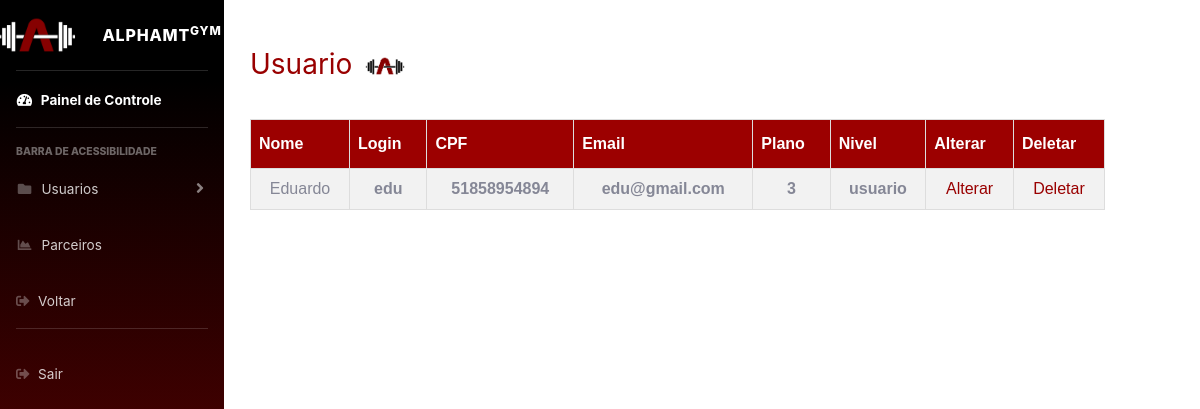
/pesquisar_usuario2.php?pesquisa=edu (signed in), run on the app's committed database.
### tables this page shows
CREATE TABLE IF NOT EXISTS `tbusuario` (
  `nome` varchar(50) NOT NULL,
  `login` varchar(30) NOT NULL,
  `cpf` char(12) NOT NULL,
  `email` varchar(50) NOT NULL,
  `numero` char(25) NOT NULL,
  `senha` varchar(30) NOT NULL,
  `palavra_chave` varchar(30) NOT NULL,
  `plano` int NOT NULL,
  `nivel` varchar(30) NOT NULL,
  UNIQUE KEY `cpf` (`cpf`)
);

### conexao.php (called while the page is built, shortened)
<?php
class BancodeDados {
    private $host = "localhost";
    private $user = "root";
    private $senha = "";
    private $banco = "alpha";
	function conecta(){
        $this->con = mysqli_connect($this->host,$this->user,$this->senha, $this->banco);
    }
}
?>

### pesquisar_usuario2.php (the view, shortened to what this page needs)
<!DOCTYPE html>
<html>
<head>
    <link href="../css/sb-admin-2.css" rel="stylesheet">
    <link href="../css/style19.css" rel="stylesheet">
    <link rel="stylesheet" href="https://use.fontawesome.com/releases/v5.8.2/css/all.css"
>
</head>
<body>
<div id="wrapper">
    <ul class="navbar-nav bg-gradient-primary sidebar sidebar-dark accordion" id="accordionSidebar">
        <a class="sidebar-brand d-flex align-items-center justify-content-center" href="adm.php">
            <i><img src="../img/logo.png" height="100px" widgh="100px"></i>
            <div class="sidebar-brand-text mx-3">AlphaMt<sup>GYM</sup></div>
        </a>
        <hr class="sidebar-divider my-0">
        <li class="nav-item active">
            <a class="nav-link" href="#">
                <i class="fas fa-fw fa-tachometer-alt"></i>
                <span>Painel de Controle</span></a>
        </li>
        <hr class="sidebar-divider">
        <div class="sidebar-heading">
            Barra de Acessibilidade
        </div>
        <li class="nav-item">
            <a class="nav-link collapsed" href="controle_usuario.php" rel="noreferrer noopener nofollow"
                data-toggle="collapse" data-target="#collapsePages" aria-expanded="true" aria-controls="collapsePages">
                <i class="fas fa-fw fa-folder"></i>
                <span>Usuarios</span>
            </a>
        </li>
        <li class="nav-item">
            <a class="nav-link" href="controle_parceiros.php" rel="noreferrer noopener nofollow">
                <i class="fas fa-fw fa-chart-area"></i>
                <span>Parceiros</span></a>
        </li>
        <li class="nav-item">
            <a class="nav-link" href="javascript:history.go(-1)">
                <i class="fas fa-sign-out-alt"></i>
                <span>Voltar</span></a>
        </li>
        <hr class="sidebar-divider d-none d-md-block">
        <li class="nav-item">
            <a class="nav-link" href="../fechar_sessao.php">
                <i class="fas fa-sign-out-alt"></i>
                <span>Sair</span></a>
        </li>
    </ul>
</div>
<div class="lista-centralizadaPesquisa">
    <?php
    if (isset($_GET['pesquisa'])) {
        require_once('../conexao/conexao.php');
        $mysql = new BancodeDados();
        $mysql->conecta();
        $pesquisa = $mysql->con->real_escape_string($_GET['pesquisa']);
        $sql = "SELECT * FROM tbusuario WHERE login = '$pesquisa'";
        $resultado = $mysql->con->query($sql);
        if ($resultado) {
            echo "<h3>Usuario <img src='../img/logobranco.png' alt='Logo' class='logo'>  </h3> ";
            echo "<table id='customers'style='margin-top: 20px;'> <center>";
            echo "<tr><th>Nome</th><th>Login</th><th>CPF</th><th>Email</th><th>Plano</th><th>Nivel</th><th>Alterar</th><th>Deletar</th></tr>";
            while ($usuario = $resultado->fetch_assoc()) {
                echo "<div class='lista-centralizadaPesquisa'>";
                echo "<td>" . $usuario['nome'] . "</td>";
                echo "<td><b>" . $usuario['login'] . "</b></td>";
                echo "<td><b>" . $usuario['cpf'] . "</b></td>";
                echo "<td><b>" . $usuario['email'] . "</b></td>";
                echo "<td><b>" . $usuario['plano'] . "</b></td>";
                echo "<td><b>" . $usuario['nivel'] . "</b></td>";
                echo "<td><a href='adm_alterar_parceiro.php?cpf_cnpj=" . $usuario['cpf'] . "'>Alterar</td>";
                echo "<td><a href='adm_apagar_parceiro.php?cpf_cnpj=" . $usuario['cpf'] . "'>Deletar</td>";
                echo "</div>";
            }
            echo "</table>";
        } else {
            echo "Erro na consulta: " . $mysql->con->error;
        }
    }
    ?>
</div>
</body>
</html>

### style19.css (style rules this page uses)
h3 { color: #990000; text-align: left; }
#customers { font-family: Arial, Helvetica, sans-serif; border-collapse: collapse; width: 90%; margin-top: 50%; margin-top: auto; }
#customers td, #customers th { border: 1px solid #ddd; padding: 8px; }
#customers th { padding-top: 12px; padding-bottom: 12px; text-align: left; background-color: #9c0000; color: white; }
a { color: #990000; text-decoration: none; }
.lista-centralizadaPesquisa { text-align: center; position: absolute; top: -550px; left: 250px; right: 0; bottom: 0; display: flex; flex-direction: column; justify-content: center; align-items: right; }
.lista-centralizadaPesquisa table { width: 100%; }
.logo { width: 50px; height: auto; }

### data on the page
tbusuario: nome "Eduardo", login "edu", cpf "51858954894", email "edu@gmail.com", plano "3", nivel "usuario"
